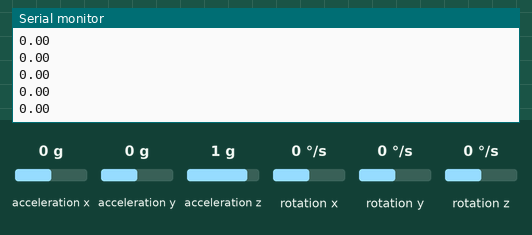
Simulated run of this sketch. Board: Arduino Uno, built with avr-gcc and run on an emulated ATmega328P. Parts: the last lines printed to the serial monitor. The inputs (shaded band) are chosen by the test bench; at power-on: rotation z 0 °/s, acceleration x 0 g, acceleration y 0 g, acceleration z 1 g, rotation x 0 °/s, rotation y 0 °/s.

Above: at 1.2 s.
1.3 s: rotation z set to -192 °/s
At 1.61 s:
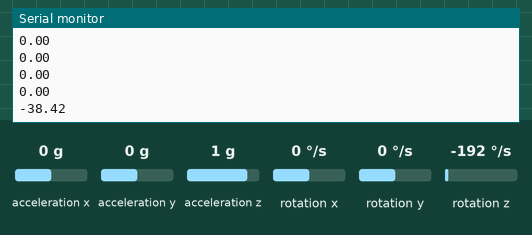
At 2.01 s:
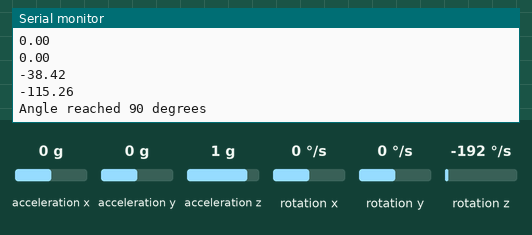
Timing chart, 0 to 4.3 s (numbered marks = the images above; inputs shaded):
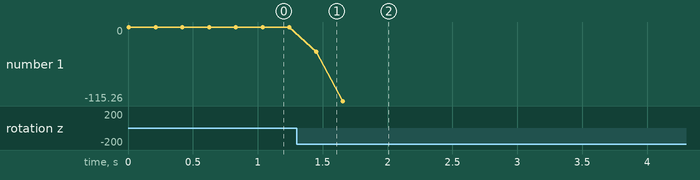

Measured:
- after the input at 1.3 s, the serial monitor: prints a new line after 0.15 s (image 1)
- plotted number 1: 0 → -115.26 after the input at 1.3 s

The sketch:

Turn_90_MPU-9250.ino
```cpp
#include "MPU9250.h"
MPU9250 IMU(Wire,0x68);
int status;

void setup() {
  // serial to display data
  Serial.begin(115200);
  while(!Serial) {}

  // start communication with IMU
  status = IMU.begin();
  if (status < 0) {
    Serial.println("IMU initialization unsuccessful");
    Serial.println("Check IMU wiring or try cycling power");
    Serial.print("Status: ");
    Serial.println(status);
    while(1) {}
  }
  // setting the accelerometer full scale range to +/-8G
  IMU.setAccelRange(MPU9250::ACCEL_RANGE_8G);
  // setting the gyroscope full scale range to +/-500 deg/s
  IMU.setGyroRange(MPU9250::GYRO_RANGE_500DPS);
  // setting DLPF bandwidth to 20 Hz
  IMU.setDlpfBandwidth(MPU9250::DLPF_BANDWIDTH_20HZ);
  // setting SRD to 19 for a 50 Hz update rate
  IMU.setSrd(19);
}
float sum = 0;
float x = 0;
float angle = 0;
float reading = 0;

void loop() {

  while (x < 90.0 && x > -90.0){
    IMU.readSensor();
    reading = IMU.getGyroZ_rads(),6;
    sum = sum + reading;
    angle = sum * 0.2;
    angle = angle * (180/3.14);
    x = x + angle;
    Serial.println(x);


    delay(200);
  }
  Serial.println("Angle reached 90 degrees");
  delay(200);
}
```
